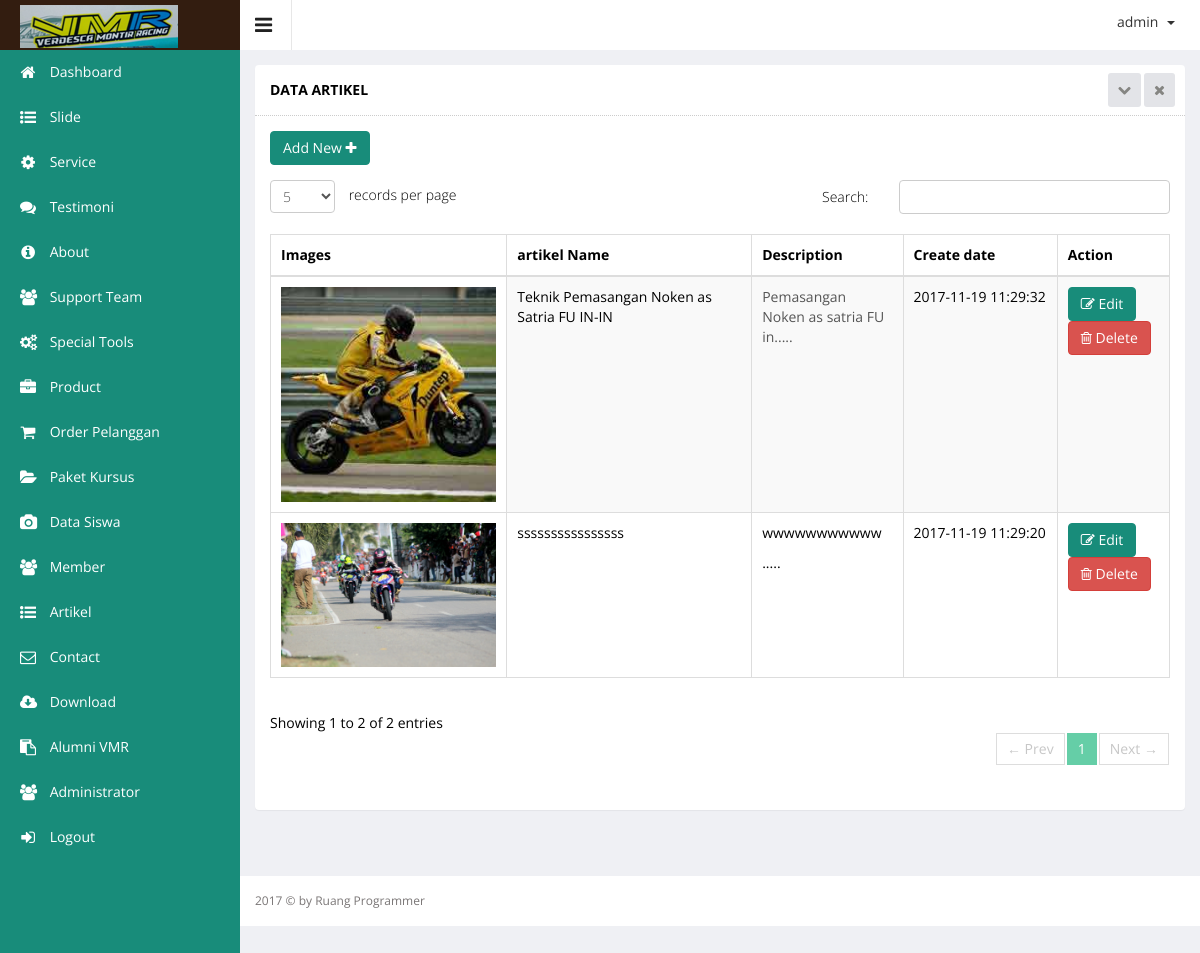
The page /admin/index.php?hal=master/member/list (signed in) on the database its author committed.
### tables this page shows
CREATE TABLE `artikel` (
  `artikel_id` int(11) NOT NULL,
  `artikel_name` varchar(100) DEFAULT NULL,
  `artikel_images` text,
  `artikel_desc` text,
  `artikel_date` datetime DEFAULT NULL,
  `user_id` int(11) DEFAULT NULL
);

### admin/master/member/list.php (the view, shortened to what this page needs)
<div class="wrapper">
    <div class="row">
        <div class="col-sm-12">
            <section class="panel">
                <header class="panel-heading">
                    Data artikel
                    <span class="tools pull-right">
                        <a href="javascript:;" class="fa fa-chevron-down"></a>
                        <a href="javascript:;" class="fa fa-times"></a>
                     </span>
                </header>
                <div class="panel-body">
                    <div class="adv-table editable-table ">
                        <div class="clearfix">
                            <div class="btn-group">
                                <a href="?hal=master/artikel/add">
                                    <button data-toggle="modal" class="btn btn-primary">
                                        Add New <i class="fa fa-plus"></i>
                                    </button>
                                </a>
                            </div>
                        </div>
                        <table class="table table-striped table-hover table-bordered" id="editable-sample">
                            <thead>
                            <tr>
                                <th width="30%">Images</th>
                                <th width="30%">artikel Name</th>
                                <th>Description</th>
                                <th width="20%">Create date</th>
                                <th width="10%">Action</th>
                            </tr>
                            </thead>
                            <tbody>
                            <?php
                            $queryPortofolio = mysql_query("SELECT * FROM artikel ORDER BY artikel_id DESC");
                            while ($rowartikel = mysql_fetch_array($queryPortofolio)) {
                                ?>
                                <tr class="">
                                    <td><img src="assets/images/artikel/<?php echo $rowartikel['artikel_images']; ?>"
                                             width="100%"></td>
                                    <td><?php echo $rowartikel['artikel_name'] ?></td>
                                    <td><?php echo substr($rowartikel['artikel_desc'],0,150); ?>.....</td>
                                    <td><?php echo $rowartikel['artikel_date']; ?></td>
                                    <td>
                                        <a href="?hal=master/artikel/edit&id=<?php echo $rowartikel['artikel_id']; ?>">
                                            <button class="btn btn-primary" type="submit"><i class="fa fa-edit"
                                                                                             aria-hidden="true"></i>
                                                Edit
                                            </button>
                                        </a>
                                        <a href="?hal=master/artikel/list&hapus=<?php echo $rowartikel['artikel_id']; ?>">
                                        <button class="btn btn-danger" type="submit" name="hapus"><i
                                                        class="fa fa-trash-o"></i> Delete
                                            </button>
                                        </a>
                                    </td>
                                </tr>
                            <?php } ?>
                            </tbody>
                        </table>
                    </div>
                </div>
            </section>
        </div>
    </div>
</div>

### rows shown on the page
artikel: artikel_images (picture), artikel_name "Teknik Pemasangan Noken as Satria FU IN-IN", artikel_desc "Pemasangan Noken as satria FU in", artikel_date "2017-11-19 11:29:32"
artikel: artikel_images (picture), artikel_name "ssssssssssssssss", artikel_desc "wwwwwwwwwww", artikel_date "2017-11-19 11:29:20"

### other values the page prints
$_SESSION['username'] "admin"
